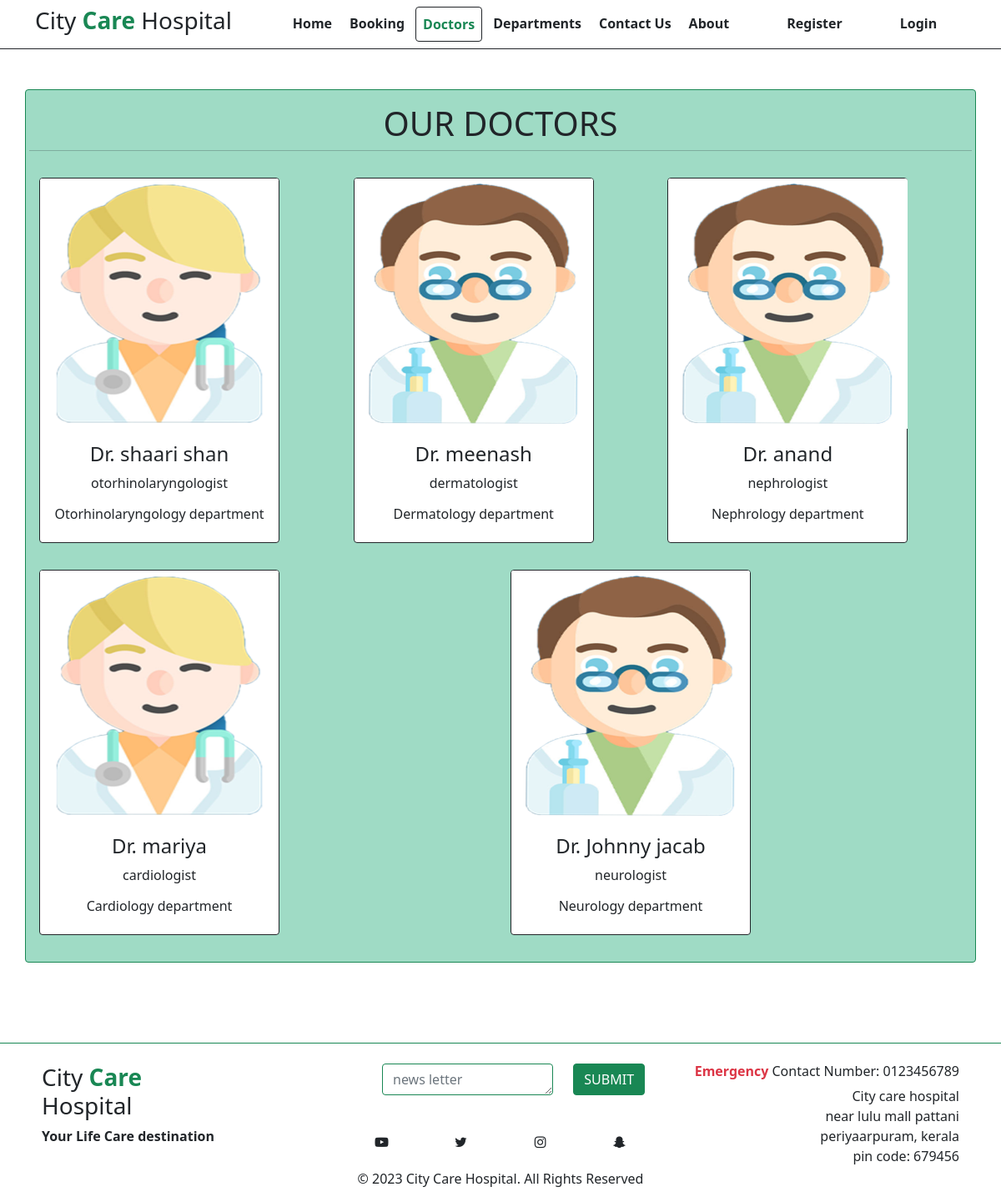
The app's page /doctors/ with its own data.
### Hos_app/models.py (models this page shows, shortened)
class Doctors(models.Model):
    doc_name = models.CharField(max_length=255)
    doc_spec = models.CharField(max_length=255)
    dep_name = models.ForeignKey(Departments, on_delete=models.CASCADE)
    doc_image = models.ImageField(upload_to='doctors')

class Departments(models.Model):
    dep_name = models.CharField(max_length=100)
    dep_description = models.TextField()
    dep_image = models.ImageField(upload_to='department')
    def __str__(self):
        return self.dep_name

### Hos_app/views.py (the view)
# urls.py: path('doctors/', views.doctors, name='doctors'),
def doctors(request):
    dict_docs = {
        'doctors':Doctors.objects.all()
    }
    return render(request,'doctors.html', dict_docs)

### templates/doctors.html (shortened to what this page needs)
{% extends 'base.html' %}
{% block nav3 %}
<li class="nav-item">
<a class="nav-link p-2 mb-0 bg-white text-success active border border-dark rounded" href="{% url 'doctors' %}">Doctors</a>
</li>
{% endblock nav3 %}
{% block content %}
<div class="container my-5 p-3 text-center text-dark border border-success rounded" style="background-color:hsl(158, 45%, 74%) ;">
  <div class="row">
    <h1 class="text-center text-uppercase">Our Doctors</h1>
    <hr>
  {% for d in doctors  %}
  <div class="col text-dark">
    <div class="card border border-dark my-3 text-center" style="width: 18rem;">
      <img src="{{d.doc_image.url}}" class="card-img-top" style="height: 300px; width: 17.9rem;" alt="...">
      <div class="card-body">
        <h4 class="card-title">Dr. {{d.doc_name}}</h4>
        <p class="card-text">{{d.doc_spec}}</p>
        <h6>{{d.dep_name}} department</h6>
      </div>
    </div>
  </div>
  {% endfor %}
</div>
</div>
<br><br>
{% endblock content %}

### templates/base.html (shortened to what this page needs)
{% load static %}
<!DOCTYPE html>
<html>
  <head>
    <link rel="stylesheet"
      href=" https://cdn.jsdelivr.net/npm/bootstrap@5.1.3/dist/css/bootstrap.min.css ">
      <link rel="stylesheet" href="https://cdnjs.cloudflare.com/ajax/libs/font-awesome/6.3.0/css/all.min.css"
/>
      <link rel="stylesheet" href="https://cdnjs.cloudflare.com/ajax/libs/font-awesome/4.7.0/css/font-awesome.min.css">
      <link rel="stylesheet" href="{% static '/css/main.css'%}">
  </head>
  <body>
  {% block nav %}
    <nav class="navbar bg-white  navbar-expand-md sticky-top border-bottom border-dark">
      <div class="container">
        <div class="col-3 text-left pl-md-0">
          <h3 class="text-dark"> City <b class="text-success">Care</b> Hospital </h3>
        </div>
        <div class="collapse navbar-collapse justify-content-center col-md-8 navbar-collapse-3">
          <ul class="navbar-nav justify-content-center  fw-bold" style="gap: 5px;">
            {% block nav1 %}
            <li class="nav-item active">
              <a class="nav-link text-dark active" href="{% url 'index' %}">Home </a>
            </li>
            {% endblock nav1 %}
            {% block nav2 %}
            <li class="nav-item">
              <a class="nav-link text-dark" href="{% url 'booking' %}">Booking</a>
            </li>
            {% endblock nav2 %}
            {% block nav3 %}{% endblock nav3 %}
            {% block nav4 %}
			      <li class="nav-item">
              <a class="nav-link text-dark" href="{% url 'department' %}">Departments</a>
            </li>
            {% endblock nav4 %}
            {% block nav5 %}
            <li class="nav-item">
              <a class="nav-link text-dark" href="#contacts">Contact Us</a>
            </li>
            {% endblock nav5 %}
            {% block nav6 %}
            <li class="nav-item">
              <a class="nav-link text-dark" href="{% url 'about' %}">About</a>
            </li>
            {% endblock nav6 %}
            {% if user.is_authenticated %}
            <li class="nav-item ms-4">
              <a class="nav-link text-dark" href="{% url 'profile' user.username %}">{{user.username}} <i class="fas fa-user"></i></a>
            </li>
            <li class="nav-item ms-4">
              <a class="nav-link text-dark" href="{% url 'logout' %}">Logout</a>
            </li>
            {% else %}
            <li class="nav-item ms-5">
              <a class="nav-link text-dark" href="{% url 'register' %}">Register</a>
            </li>
            <li class="nav-item ms-5">
              <a class="nav-link text-dark" href="{% url 'login' %}">Login</a>
            </li>
            {% endif %}
          </ul>
        </div>
      </div>
    </nav>
    {% endblock nav %}
    {% block content %}
    {% endblock content %}
	{% block footer %}
    <section class="" id="contacts">
      <footer class="pt-3 pb-2  bg-white text-dark border-top border-success">
        <div class="container d-flex bd-highlight">
          <div class="p-2 col-12 col-md-4 bd-highlight text-start">
            <h3 class="text-dark"> City <b class="text-success">Care</b><br> Hospital </h3>
            <p><b>Your Life Care destination</b></p>
          </div>
          <div class="p-2 col-12 col-md-4 bd-highlight border-dark text-center">
            <form action="#" class="d-inline">
              <div class="row ms-4">
                <div class="col-8">
                  <textarea name="" cols="12" rows="1" class="form-control border border-success" placeholder="news letter"></textarea>
                </div>
                <div class="col-2">
                <button type="submit" class="btn btn-success">SUBMIT
                </button>
                </div>
              </div>
            </form>
            <br>
            <br>
            <div class="row">
              <i class="fa fa-youtube-play col-3" aria-hidden="true"></i>
              <i class="fa fa-twitter col-3" aria-hidden="true"></i>
              <i class="fa fa-instagram col-3" aria-hidden="true"></i>
              <i class="fa fa-snapchat-ghost col-3" aria-hidden="true"></i>
            </div>
            <br>
            © 2023 City Care Hospital. All Rights Reserved
          </div>
          <div class="p-2 col-12 col-md-4 bd-highlight border-dark text-end">
            <h6><b class="text-danger">Emergency</b> Contact Number: 0123456789</h6>
            <p>City care hospital<br>
              near lulu mall pattani<br>
              periyaarpuram, kerala<br>
              pin code: 679456
            </p>
          </div>
        </div>
      </footer>
    </section>
    {% endblock  %}
  </body>
</html>

### records on screen
Doctors: doc_image (picture), doc_name "shaari shan", doc_spec "otorhinolaryngologist", dep_name "Otorhinolaryngology"
Doctors: doc_image (picture), doc_name "meenash", doc_spec "dermatologist", dep_name "Dermatology"
Doctors: doc_image (picture), doc_name "anand", doc_spec "nephrologist", dep_name "Nephrology"
Doctors: doc_image (picture), doc_name "mariya", doc_spec "cardiologist", dep_name "Cardiology"
Doctors: doc_image (picture), doc_name "Johnny jacab", doc_spec "neurologist", dep_name "Neurology"
